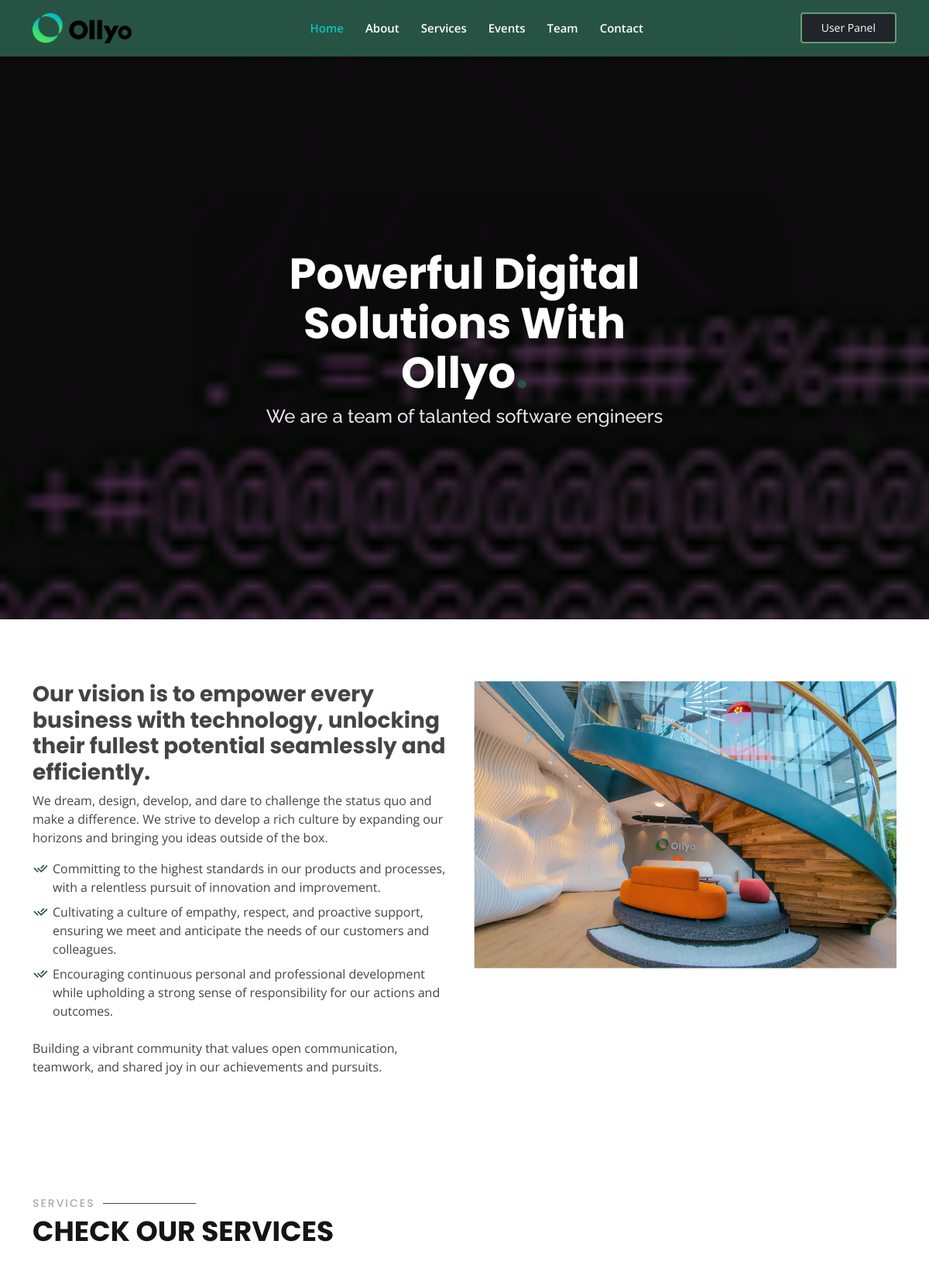
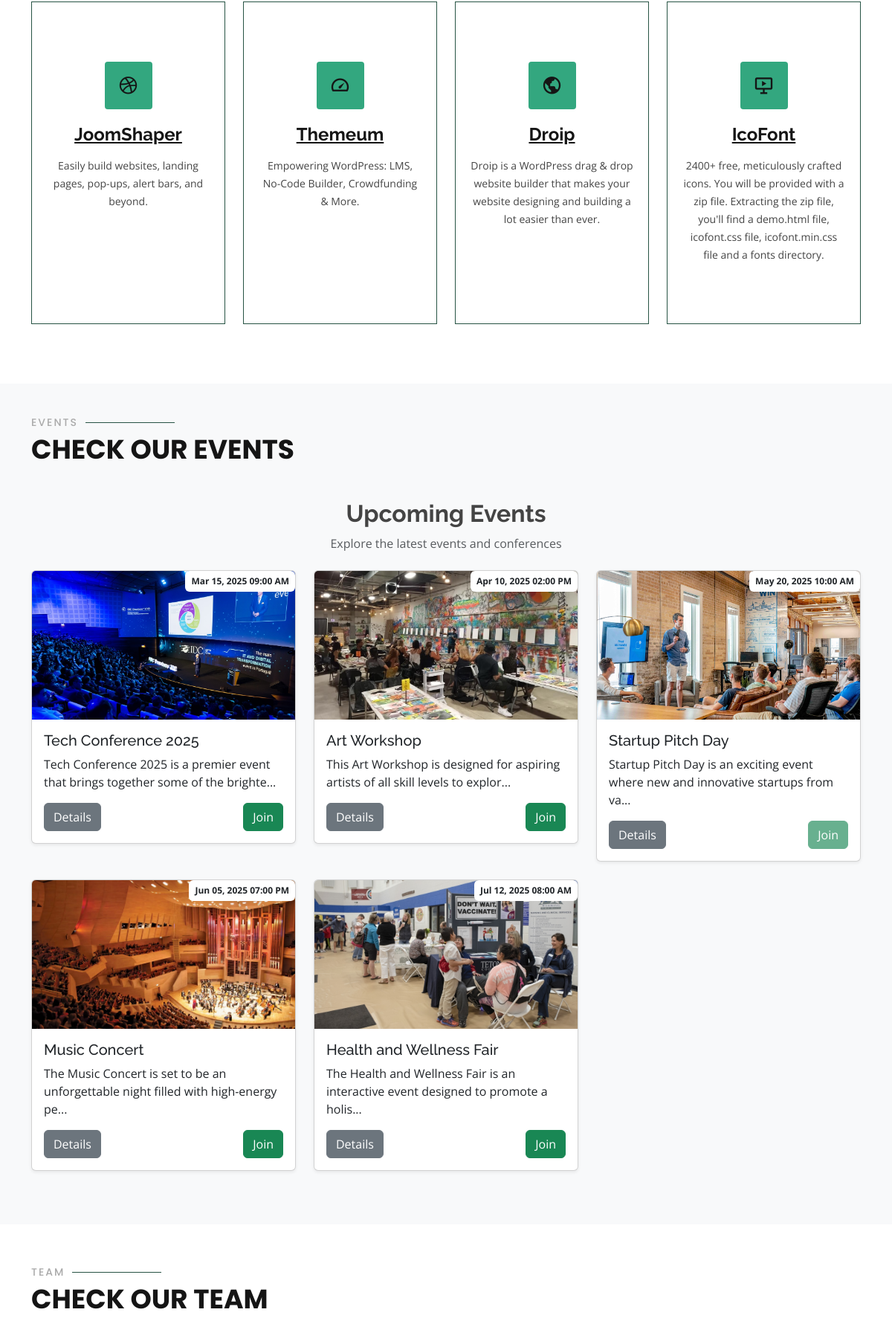
The page / (upper part) on the database its author committed (2 pictures, top to bottom).
### tables this page shows
CREATE TABLE events (
    id INT AUTO_INCREMENT PRIMARY KEY,
    name VARCHAR(255) NOT NULL,
    description TEXT,
    date_time DATETIME NOT NULL,
    capacity INT NOT NULL,
    attendees_count INT DEFAULT 0,
    image VARCHAR(155) NOT NULL,
    address VARCHAR(255) NOT NULL
);

### core/fetch-events.php (the view, shortened to what this page needs)
<?php
require_once('config.php');
$sql = "SELECT * FROM events WHERE date_time > NOW()";
$stmt = $conn->query($sql);
if($stmt->rowCount() > 0){
    while($row = $stmt->fetch()){
        $isJoinDisabled = ($row["attendees_count"] >= $row["capacity"]) ? 'disabled' : '';
        echo '<div class="col-md-4">
                <div class="card mb-4 shadow-sm">
                    <div class="position-relative">
                        <img src="assets/img/events/' . $row["image"] . '" class="card-img-top" alt="' . $row["name"] . '">
                        <span class="badge bg-white text-dark position-absolute top-0 end-0 p-2">' . date("M d, Y h:i A", strtotime($row["date_time"])) . '</span>
                    </div>
                    <div class="card-body">
                        <h5 class="card-title">' . $row["name"] . '</h5>
                        <p class="card-text">' . substr($row["description"], 0, 80) . '...</p>
                        <div class="d-flex justify-content-between">
                            <button class="btn btn-secondary details-btn "
                                    data-id="' . $row["id"] . '">
                                Details
                            </button>
                            <button class="btn btn-success join-btn "'.$isJoinDisabled.'
                                    data-id="' . $row["id"] . '"
                                    data-name="' . htmlspecialchars($row["name"]) . '"
                                    data-address="' . htmlspecialchars($row["address"]) . '"
                                    data-time="' . htmlspecialchars($row["date_time"]) . '">
                                Join
                            </button>
                        </div>
                    </div>
                </div>
            </div>';
    }
}else{
    echo "<p>No events found.</p>";
}
?>

### header.php (shortened to what this page needs)
<!DOCTYPE html>
<html lang="en">
<head>
    <link href="https://cdn.jsdelivr.net/npm/bootstrap@5.3.3/dist/css/bootstrap.min.css" rel="stylesheet">
    <link href="assets/vendor/icofont/icofont.min.css" rel="stylesheet">
    <link href='https://unpkg.com/boxicons@2.1.4/css/boxicons.min.css' rel='stylesheet'>
    <link rel="stylesheet" href="https://cdnjs.cloudflare.com/ajax/libs/remixicon/4.6.0/remixicon.css" />
    <link href="assets/css/style.css" rel="stylesheet">
    <link rel="stylesheet" href="https://cdn.jsdelivr.net/npm/flatpickr/dist/flatpickr.min.css">
</head>

### index.php (shortened to what this page needs)
<?php
    include_once "header.php"; ?>
<body>
    <header id="header" class="fixed-top">
        <div class="container d-flex align-items-center justify-content-between">
            <a href="index.php" class="logo"><img src="assets/img/logo/logo.png" alt="Ollyo Logo" class="img-fluid"/></a>
            <nav class="nav-menu d-none d-lg-block">
                <ul>
                    <li class="active"><a href="#header">Home</a></li>
                    <li><a href="#about">About</a></li>
                    <li><a href="#services">Services</a></li>
                    <li><a href="#events">Events</a></li>
                    <li><a href="#team">Team</a></li>
                    <li><a href="#contact">Contact</a></li>
                </ul>
            </nav>
            <?php if (isset($_SESSION['user_id'])): ?>
                <button class="btn btn-dark panel-btn">User Panel</button>
            <?php else: ?>
                <button class="btn btn-dark login-btn">User Panel</button>
            <?php endif; ?>
        </div>
    </header>
    <section id="hero" class="d-flex align-items-center justify-content-center">
        <div class="container" >
            <div class="row justify-content-center">
                <div class="col-xl-6 col-lg-8">
                    <h1>Powerful Digital Solutions With Ollyo<span>.</span></h1>
                    <h2>We are a team of talanted software engineers</h2>
                </div>
            </div>
        </div>
    </section>
    <main id="main">
        <section id="about" class="about">
            <div class="container">
                <div class="row">
                    <div class="col-lg-6 order-1 order-lg-2">
                        <img src="assets/img/about.jpg" class="img-fluid" alt="">
                    </div>
                    <div class="col-lg-6 pt-4 pt-lg-0 order-2 order-lg-1 content">
                        <h3>Our vision is to empower every business with technology, unlocking their fullest potential seamlessly and efficiently.</h3>
                        <p class="font-italic">
                        We dream, design, develop, and dare to challenge the status quo and make a difference. We strive to develop a rich culture by expanding our horizons and bringing you ideas outside of the box.
                        </p>
                        <ul>
                            <li><i class="ri-check-double-line"></i> Committing to the highest standards in our products and processes, with a relentless pursuit of innovation and improvement.</li>
                            <li><i class="ri-check-double-line"></i> Cultivating a culture of empathy, respect, and proactive support, ensuring we meet and anticipate the needs of our customers and colleagues.</li>
                            <li><i class="ri-check-double-line"></i> Encouraging continuous personal and professional development while upholding a strong sense of responsibility for our actions and outcomes.</li>
                        </ul>
                        <p>
                        Building a vibrant community that values open communication, teamwork, and shared joy in our achievements and pursuits.
                        </p>
                    </div>
                </div>
            </div>
        </section>
        <section id="services" class="services">
            <div class="container">
                <div class="section-title">
                    <h2>Services</h2>
                    <p>Check our Services</p>
                </div>
                <div class="row">
                    <div class="col-lg-3 col-md-6 col-sm-12 d-flex align-items-stretch">
                        <div class="icon-box">
                            <div class="icon"><i class="bx bxl-dribbble"></i></div>
                            <h4><a href="">JoomShaper</a></h4>
                            <p>Easily build websites, landing pages, pop-ups, alert bars, and beyond.</p>
                        </div>
                    </div>
                    <div class="col-lg-3 col-md-6 col-sm-12 d-flex align-items-stretch">
                        <div class="icon-box">
                            <div class="icon"><i class="bx bx-tachometer"></i></div>
                            <h4><a href="https://www.themeum.com/">Themeum</a></h4>
                            <p>Empowering WordPress: LMS, No-Code Builder, Crowdfunding & More.</p>
                        </div>
                    </div>
                    <div class="col-lg-3 col-md-6 col-sm-12 d-flex align-items-stretch">
                        <div class="icon-box">
                            <div class="icon"><i class="bx bx-world"></i></div>
                            <h4><a href="https://droip.com/">Droip</a></h4>
                            <p>Droip is a WordPress drag & drop website builder that makes your website designing and building a lot easier than ever.</p>
                        </div>
                    </div>
                    <div class="col-lg-3 col-md-6 col-sm-12 d-flex align-items-stretch">
                        <div class="icon-box">
                            <div class="icon"><i class="bx bx-slideshow"></i></div>
                            <h4><a href="https://icofont.com/">IcoFont</a></h4>
                            <p>2400+ free, meticulously crafted icons. You will be provided with a zip file. Extracting the zip file, you'll find a demo.html file, icofont.css file, icofont.min.css file and a fonts directory.</p>
                        </div>
                    </div>
                </div>
            </div>
        </section>
        <section id="events" class="event py-5 bg-light">
            <div class="container">
                <div class="section-title">
                    <h2>Events</h2>
                    <p>Check our Events</p>
                </div>
                <div class="text-center mb-4">
                    <h2 class="fw-bold">Upcoming Events</h2>
                    <p class="text-muted">Explore the latest events and conferences</p>
                </div>
                <div class="row">
                    <?php require 'core/fetch-events.php'; ?>
                </div>
            </div>
        </section>
        <section id="team" class="team">
            <div class="container">
                <div class="section-title">
                    <h2>Team</h2>
                    <p>Check our Team</p>
                </div>
            </div>
        </section>
    </main>
</body>
</html>

### assets/css/style.css (style rules this page uses)
html { scroll-behavior: smooth; }
body { font-family: "Open Sans", sans-serif; color: #444444; }
a { color: #2596be; }
h1, h2, h3, h4, h5, h6 { font-family: "Raleway", sans-serif; }
.card-body { display: flex; flex-direction: column; justify-content: space-between; height: 100%; }
.card-img-top { height: 200px; object-fit: cover; }
.card { flex: 1 1 30%; display: flex; flex-direction: column; }
#header { transition: all 0.5s; z-index: 997; padding: 15px 0; background: #275344; }
#header .logo { font-size: 32px; margin: 0; padding: 0; line-height: 1; font-weight: 700; letter-spacing: 2px; text-transform: uppercase; }
#header .logo img { max-height: 40px; }
.nav-menu ul { margin: 0; padding: 0; list-style: none; }
.nav-menu > ul { display: flex; }
.nav-menu > ul > li { position: relative; white-space: nowrap; padding: 10px 0 10px 28px; }
.nav-menu a { display: block; position: relative; color: #fff; transition: 0.3s; font-size: 15px; font-family: "Open Sans", sans-serif; font-weight: 600; text-decoration: none; }
.nav-menu a:hover, .nav-menu .active > a, .nav-menu li:hover > a { color: #0cc3bc; }
.mobile-nav { position: fixed; top: 55px; right: 15px; bottom: 15px; left: 15px; z-index: 9999; overflow-y: auto; background: #fff; transition: ease-in-out 0.2s; opacity: 0; visibility: hidden; border-radius: 10px; padding: 10px 0; }
.mobile-nav * { margin: 0; padding: 0; list-style: none; }
.mobile-nav a { display: block; position: relative; color: #151515; padding: 10px 20px; font-weight: 500; outline: none; text-decoration: none; }
.mobile-nav a:hover, .mobile-nav .active > a, .mobile-nav li:hover > a { color: #151515; text-decoration: none; background: #0cc3bc; }
.login-btn { color: #fff; border-radius: 4px; padding: 7px 25px 8px 25px; white-space: nowrap; transition: 0.3s; font-size: 14px; display: inline-block; border: 2px solid #6ca979e8; }
section { padding: 80px 0; overflow: hidden; }
.section-title { padding-bottom: 40px; }
.section-title h2 { font-size: 14px; font-weight: 500; padding: 0; line-height: 1px; margin: 0 0 5px 0; letter-spacing: 2px; text-transform: uppercase; color: #aaaaaa; font-family: "Poppins", sans-serif; }
.section-title h2::after { content: ""; width: 120px; height: 1px; display: inline-block; background: #275344; margin: 4px 10px; }
.section-title p { margin: 0; margin: 0; font-size: 36px; font-weight: 700; text-transform: uppercase; font-family: "Poppins", sans-serif; color: #151515; }
#hero { width: 100%; height: 100vh; background: url("../img/hero-bg.png") top center; background-size: cover; position: relative; }
#hero:before { content: ""; background: rgba(0, 0, 0, 0.6); position: absolute; bottom: 0; top: 0; left: 0; right: 0; }
#hero .container { position: relative; padding-top: 74px; text-align: center; }
#hero h1 { margin: 0; font-size: 56px; font-weight: 700; line-height: 64px; color: #fff; font-family: "Poppins", sans-serif; }
#hero h1 span { color: #275344; }
#hero h2 { color: rgba(255, 255, 255, 0.9); margin: 10px 0 0 0; font-size: 24px; }
@media (min-width: 1024px) { #hero { background-attachment: fixed; } }
.about .content h3 { font-weight: 700; font-size: 28px; font-family: "Poppins", sans-serif; }
.about .content ul { list-style: none; padding: 0; }
.about .content ul li { padding: 0 0 8px 26px; position: relative; }
.about .content ul i { position: absolute; font-size: 20px; left: 0; top: -3px; color: #275344; }
.about .content p:last-child { margin-bottom: 0; }
.services .icon-box { text-align: center; border: 1px solid #275344; padding: 80px 20px; transition: all ease-in-out 0.3s; background: #fff; }
.services .icon-box .icon { margin: 0 auto; width: 64px; height: 64px; background: #33a77f; border-radius: 4px; display: flex; align-items: center; justify-content: center; margin-bottom: 20px; transition: 0.3s; }
.services .icon-box .icon i { color: #151515; font-size: 28px; transition: ease-in-out 0.3s; }
.services .icon-box h4 { font-weight: 700; margin-bottom: 15px; font-size: 24px; }
.services .icon-box h4 a { color: #151515; transition: ease-in-out 0.3s; }
.services .icon-box p { line-height: 24px; font-size: 14px; margin-bottom: 0; }
.team { background: #fff; padding: 60px 0; }

### rows shown on the page
events: image (picture), date_time "Mar 15, 2025 09:00 AM", name "Tech Conference 2025", description "Tech Conference 2025 is a premier event that brings together some of the brighte"
events: image (picture), date_time "Apr 10, 2025 02:00 PM", name "Art Workshop", description "This Art Workshop is designed for aspiring artists of all skill levels to explor"
events: image (picture), date_time "May 20, 2025 10:00 AM", name "Startup Pitch Day", description "Startup Pitch Day is an exciting event where new and innovative startups from va"
events: image (picture), date_time "Jun 05, 2025 07:00 PM", name "Music Concert", description "The Music Concert is set to be an unforgettable night filled with high-energy pe"
events: image (picture), date_time "Jul 12, 2025 08:00 AM", name "Health and Wellness Fair", description "The Health and Wellness Fair is an interactive event designed to promote a holis"
